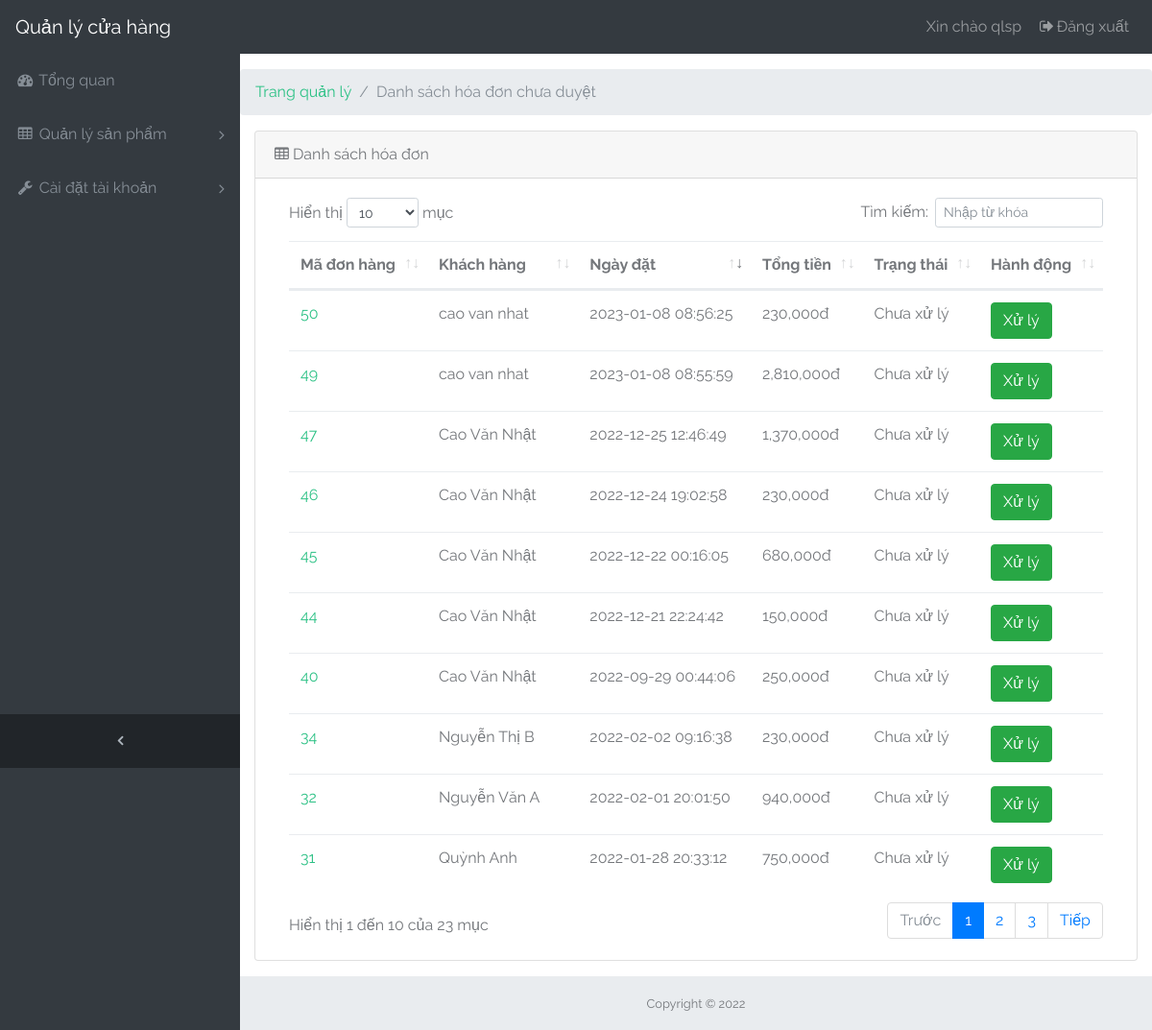
The app's page /admin/hoa_don_chua_duyet.php (signed in) with its own data.
### tables this page shows
CREATE TABLE `hoa_don` (
  `ma_hoa_don` int(11) NOT NULL,
  `ma_khach_hang` int(11) NOT NULL,
  `ngay_dat` datetime NOT NULL,
  `trang_thai` varchar(225) NOT NULL,
  `tong_thanh_tien` int(11) NOT NULL
);

CREATE TABLE `khach_hang` (
  `ma_khach_hang` int(11) NOT NULL,
  `ten_khach_hang` varchar(100) NOT NULL,
  `phai` tinyint(1) NOT NULL DEFAULT 0,
  `email` varchar(50) NOT NULL,
  `dia_chi` varchar(100) NOT NULL,
  `dien_thoai` varchar(20) NOT NULL,
  `matKhau` varchar(250) NOT NULL,
  `isBlock` int(11) NOT NULL DEFAULT 0
);

### admin/views/layout.php (called while the page is built)
<?php
require_once "layouts/head.php";
require_once "layouts/body.php";
require_once "layouts/footer.php";

### admin/controllers/c_hoa_don.php (called while the page is built, shortened)
<?php
class C_hoa_don
{
    function hien_thi_hoa_don_chua_duyet(){
        include("./models/m_hoa_don.php");
        $m_hoa_don=new M_hoa_don();
        $doc_hoa_don=$m_hoa_don->xem_hoa_don_chua_duyet();
        $title = "Danh sách hóa đơn chưa duyệt";
        require_once "./views/layout.php";
    }
}
?>

### admin/hoa_don_chua_duyet.php (called while the page is built)
<?php
include("./controllers/c_hoa_don.php");
$c_hoa_don = new C_hoa_don();
$c_hoa_don->hien_thi_hoa_don_chua_duyet();
?>

### admin/models/database.php (called while the page is built, shortened)
<?php
class Database{
    public $host   = DB_HOST;
    public $user   = DB_USER;
    public $pass   = DB_PASS;
    public $dbname = DB_NAME;
    public $conn;
    public function __construct(){
        $this->conn->set_charset("utf8");
    }
private function connectDB(){
   $this->conn = new mysqli($this->host, $this->user, $this->pass,
    $this->dbname);
 }
public function execute($sql) {
  return $this->conn->query($sql);
}
public function loadAllRows($sql) {
  $result = $this->execute($sql);
  $data = [];
  while(($row = $result->fetch_assoc())) {
      $data[] =  $row;
  }
  return $data;
}
}
?>

### admin/models/m_hoa_don.php (called while the page is built, shortened)
<?php
require_once("database.php");
class M_hoa_don extends database
{
    public function xem_hoa_don_chua_duyet()
    {
        $sql="SELECT * FROM hoa_don inner join khach_hang on khach_hang.ma_khach_hang=hoa_don.ma_khach_hang where trang_thai='Chưa xử lý' ORDER BY ngay_dat DESC";
        return $this->loadAllRows($sql);
    }
}

### admin/views/v_hoa_don.php (the view, shortened to what this page needs)
<div class="card mb-3">
        <div class="card-header">
          <i class="fa fa-table"></i> Danh sách hóa đơn</div>
        <div class="card-body">
          <div class="table-responsive">
            <table class="table" id="dataTable" width="100%" cellspacing="0" data-order='[[ 2, "desc" ]]'>
              <thead>
                <tr>
                  <th>Mã đơn hàng</th>
                  <th>Khách hàng</th>
                  <th>Ngày đặt</th>
                  <th>Tổng tiền</th>
                  <th>Trạng thái</th>
                  <th>Hành động</th>
                </tr>
              </thead>
              <tbody>
                <?php
                    foreach ($doc_hoa_don as $hoa_don) {
                        echo '<tr id="delete'.$hoa_don["ma_hoa_don"].'">
                        <td>
                          <a href="chi_tiet_hoa_don.php?ma_hoa_don='.$hoa_don["ma_hoa_don"].'" title="Xem chi tiết đơn hàng" target="_blank">
                            '.$hoa_don["ma_hoa_don"].'
                          </a>
                        </td>
                        <td>'.$hoa_don["ten_khach_hang"].'</td>
                        <td>'.$hoa_don["ngay_dat"].'
                        </td>
                        <td>'.number_format($hoa_don["tong_thanh_tien"]).'đ</td>
                        <td>'.$hoa_don['trang_thai'].'</td>
                        <td>';
                        if ($hoa_don["trang_thai"] == 'Chưa xử lý')
                            echo '<button type="button" onclick="updateAjax('.$hoa_don["ma_hoa_don"].')" class="btn btn-success">Xử lý</button>  ';
                        echo '</tr>';
                      }
                ?>
              </tbody>
            </table>
          </div>
        </div>

### admin/views/layouts/head.php (shortened to what this page needs)
<!DOCTYPE html>
<html lang="en">
<head>
  <link href="public/vendor/bootstrap/css/bootstrap.min.css" rel="stylesheet">
  <link href="public/vendor/font-awesome/css/font-awesome.min.css" rel="stylesheet" type="text/css">
  <link href="public/vendor/datatables/dataTables.bootstrap4.css" rel="stylesheet">
  <link href="public/css/print.css" rel="stylesheet" media="print">
    <link href="public/css/sb-admin.css" rel="stylesheet">
    <link href="public/css/style.css" rel="stylesheet">
    <link rel="stylesheet" type="text/css" href="public/css/normalize.css" />
    <link rel="stylesheet" type="text/css" href="public/css/bootstrap.css" />
    <link rel="stylesheet" type="text/css" href="public/css/demo.css" />
	  <link rel="stylesheet" type="text/css" href="public/css/tabs.css" />
	  <link rel="stylesheet" type="text/css" href="public/css/tabstyles.css" />
    <link href="public/css/pretty-checkbox.min.css" rel="stylesheet">
    <link rel="stylesheet" type="text/css" href="public/css/bootstrap-editable.css" />
</head>

### admin/views/layouts/body.php (shortened to what this page needs)
<body class="fixed-nav sticky-footer bg-dark" id="page-top">
  <?php require_once "./views/layouts/content/navbar_content.php"; ?>
    <div class="content-wrapper ">
        <ol class="breadcrumb print ">
          <li class="breadcrumb-item ">
            <a href=".">Trang quản lý</a>
          </li>
          <li class="breadcrumb-item active"><?=$title?></li>
        </ol>
        <div class="container-fluid">
            <?php require_once "$view"; ?>
        </div>
    </div>
  <?php require_once "./views/layouts/content/footer_content.php"; ?>

### admin/views/layouts/content/navbar_content.php (shortened to what this page needs)
<nav class="navbar navbar-expand-lg navbar-dark bg-dark fixed-top print" id="mainNav">
    <a class="navbar-brand" href="../">Quản lý cửa hàng</a>
    <div class="collapse navbar-collapse" id="navbarResponsive">
      <ul class="navbar-nav navbar-sidenav" id="exampleAccordion">
        <li class="nav-item" data-toggle="tooltip" data-placement="right">
          <a class="nav-link" href=".">
            <i class="fa fa-fw fa-dashboard"></i>
            <span class="nav-link-text">Tổng quan</span>
          </a>
        </li>
        <?php
          if ($_COOKIE['permission'] == 1)
            echo ' <li class="nav-item" data-toggle="tooltip" data-placement="right">
            <a class="nav-link" href="thanh_vien.php">
              <i class="fa fa-fw fa-user"></i>
              <span class="nav-link-text">Quản lý thành viên</span>
            </a>
          </li>
          <li class="nav-item" data-toggle="tooltip" data-placement="right">
            <a class="nav-link nav-link-collapse collapsed" data-toggle="collapse" href="#collapseMulti" data-parent="#exampleAccordion">
              <i class="fa fa-fw fa-table"></i>
              <span class="nav-link-text">Quản lý sản phẩm</span>
            </a>
            <ul class="sidenav-second-level collapse" id="collapseMulti">
              <li>
                <a href="hoa.php">Hoa</a>
              </li>
              <li>
                <a href="loai_hoa.php">Loại hoa</a>
              </li>
            </ul>
          </li>
          <li class="nav-item" data-toggle="tooltip" data-placement="right">
            <a class="nav-link nav-link-collapse collapsed" data-toggle="collapse" href="#collapseMulti2" data-parent="#exampleAccordion">
              <i class="fa fa-fw fa-file"></i>
              <span class="nav-link-text">Quản lý đơn hàng</span>
            </a>
            <ul class="sidenav-second-level collapse" id="collapseMulti2">
              <li>
                <a href="hoa_don_da_duyet.php">Hóa đơn đã duyệt</a>
              </li>
              <li>
                <a href="hoa_don_chua_duyet.php">Hóa đơn chưa duyệt</a>
              </li>
            </ul>
          </li>
          <li class="nav-item" data-toggle="tooltip" data-placement="right">
            <a class="nav-link nav-link-collapse collapsed" data-toggle="collapse" href="#collapseMulti3" data-parent="#exampleAccordion">
              <i class="fa fa-fw fa-bullhorn"></i>
              <span class="nav-link-text">Quản lý nội dung</span>
            </a>
            <ul class="sidenav-second-level collapse" id="collapseMulti3">
              <li>
                <a href="slider.php">Slider</a>
              </li>
              <li>
                <a href="thong_tin.php">Thông tin</a>
              </li>
              <li>
                <a href="tin_tuc.php">Tin tức</a>
              </li>
              <li>
                <a href="logo.php">Logo</a>
              </li>
            </ul>
          </li>
          <li class="nav-item" data-toggle="tooltip" data-placement="right">
            <a class="nav-link nav-link-collapse collapsed" data-toggle="collapse" href="#collapseMulti4" data-parent="#exampleAccordion">
              <i class="fa fa-users"></i>
              <span class="nav-link-text">Quản lý khách hàng</span>
            </a>
            <ul class="sidenav-second-level collapse" id="collapseMulti4">
              <li>
                <a href="khach_hang.php">Tất cả khách hàng</a>
              </li>
            </ul>
          </li>
          <li class="nav-item" data-toggle="tooltip" data-placement="right">
            <a class="nav-link nav-link-collapse collapsed" data-toggle="collapse" href="#collapseMulti5" data-parent="#exampleAccordion">
              <i class="fa fa-bar-chart" aria-hidden="true"></i>
              <span class="nav-link-text">Thống kê</span>
            </a>
            <ul class="sidenav-second-level collapse" id="collapseMulti5">
              <li>
                <a href="thong_ke_doanh_thu.php">Doanh Thu</a>
              </li>
              <li>
                <a href="thong_ke_san_pham.php">Theo Sản Phẩm</a>
              </li>
            </ul>
          </li>';
          else if ($_COOKIE['permission'] == 0)
            echo '<li class="nav-item" data-toggle="tooltip" data-placement="right">
            <a class="nav-link nav-link-collapse collapsed" data-toggle="collapse" href="#collapseMulti2" data-parent="#exampleAccordion">
              <i class="fa fa-fw fa-file"></i>
              <span class="nav-link-text">Quản lý đơn hàng</span>
            </a>
            <ul class="sidenav-second-level collapse" id="collapseMulti2">
              <li>
                <a href="hoa_don_da_duyet.php">Hóa đơn đã duyệt</a>
              </li>
              <li>
                <a href="hoa_don_chua_duyet.php">Hóa đơn chưa duyệt</a>
              </li>
            </ul>
          </li>';
          else if ($_COOKIE['permission'] == 2)
            echo '<li class="nav-item" data-toggle="tooltip" data-placement="right">
            <a class="nav-link nav-link-collapse collapsed" data-toggle="collapse" href="#collapseMulti" data-parent="#exampleAccordion">
              <i class="fa fa-fw fa-table"></i>
              <span class="nav-link-text">Quản lý sản phẩm</span>
            </a>
            <ul class="sidenav-second-level collapse" id="collapseMulti">
              <li>
                <a href="hoa.php">Hoa</a>
              </li>
              <li>
                <a href="loai_hoa.php">Loại hoa</a>
              </li>
            </ul>
          </li>';
        ?>
        <li class="nav-item" data-toggle="tooltip" data-placement="right">
          <a class="nav-link nav-link-collapse collapsed" data-toggle="collapse" href="#collapseComponents" data-parent="#exampleAccordion">
            <i class="fa fa-fw fa-wrench"></i>
            <span class="nav-link-text">Cài đặt tài khoản</span>
          </a>
        </li>
      </ul>
      <ul class="navbar-nav sidenav-toggler">
        <li class="nav-item">
          <a class="nav-link text-center" id="sidenavToggler">
            <i class="fa fa-fw fa-angle-left"></i>
          </a>
        </li>
      </ul>
      <ul class="navbar-nav ml-auto">
        <li class="nav-item">
          <a class="nav-link">Xin chào
          <?php
            if (isset($_COOKIE['hoTen'])) {
              $hoTen = $_COOKIE['hoTen'];
              echo $hoTen;
            }
          ?>
          </a>
        </li>
        <li class="nav-item">
          <a class="nav-link" data-toggle="modal" data-target="#exampleModal">
            <i class="fa fa-fw fa-sign-out"></i>Đăng xuất</a>
        </li>
      </ul>
    </div>
  </nav>

### admin/views/layouts/content/footer_content.php
<footer class="sticky-footer print">
    <div class="container">
        <div class="text-center">
            <small>Copyright © 2022</small>
        </div>
    </div>
</footer>

### admin/views/layouts/footer.php (shortened to what this page needs)
</div>
</body>
</html>

### admin/public/css/sb-admin.css (style rules this page uses)
html { position: relative; min-height: 100%; }
body { overflow-x: hidden; }
body.sticky-footer { margin-bottom: 56px; }
body.sticky-footer .content-wrapper { min-height: calc(100vh - 56px - 56px); }
body.fixed-nav { padding-top: 56px; }
a { text-decoration: none !important; }
.content-wrapper { min-height: calc(100vh - 56px); padding-top: 1rem; }
#mainNav .navbar-collapse { overflow: auto; max-height: 75vh; }
#mainNav .navbar-collapse .navbar-nav .nav-item .nav-link { cursor: pointer; }
#mainNav .navbar-collapse .navbar-sidenav .nav-link-collapse:after { float: right; content: '\f107'; font-family: 'FontAwesome'; }
#mainNav .navbar-collapse .navbar-sidenav .nav-link-collapse.collapsed:after { content: '\f105'; }
#mainNav .navbar-collapse .sidenav-toggler { display: none; }
@media (min-width: 992px) { #mainNav .navbar-brand { width: 250px; } }
@media (min-width: 992px) { #mainNav .navbar-collapse { overflow: visible; max-height: none; } }
@media (min-width: 992px) { #mainNav .navbar-collapse .navbar-sidenav { position: absolute; top: 0; left: 0; overflow-x: hidden; overflow-y: auto; -webkit-flex-direction: column; -ms-flex-direction: column; flex-direction: column; margin-top: 56px; } }
@media (min-width: 992px) { #mainNav .navbar-collapse .navbar-sidenav > .nav-item { width: 250px; padding: 0; } }
@media (min-width: 992px) { #mainNav .navbar-collapse .navbar-sidenav > .nav-item > .nav-link { padding: 1em; } }
#mainNav.fixed-top .sidenav-toggler { display: none; }
@media (min-width: 992px) { #mainNav.fixed-top .navbar-sidenav { height: calc(100vh - 112px); } }
@media (min-width: 992px) { #mainNav.fixed-top .sidenav-toggler { position: absolute; top: 0; left: 0; display: flex; overflow-x: hidden; overflow-y: auto; -webkit-flex-direction: column; -ms-flex-direction: column; flex-direction: column; margin-top: calc(100vh - 56px); } }
@media (min-width: 992px) { #mainNav.fixed-top .sidenav-toggler > .nav-item { width: 250px; padding: 0; } }
@media (min-width: 992px) { #mainNav.fixed-top .sidenav-toggler > .nav-item > .nav-link { padding: 1em; } }
#mainNav.fixed-top.navbar-dark .sidenav-toggler { background-color: #212529; }
#mainNav.fixed-top.navbar-dark .sidenav-toggler a i { color: #adb5bd; }
.content-wrapper { overflow-x: hidden; background: white; }
@media (min-width: 992px) { .content-wrapper { margin-left: 250px; } }
#sidenavToggler i { font-weight: 800; }
#mainNav.navbar-dark .navbar-collapse .navbar-sidenav .nav-link-collapse:after { color: #868e96; }
#mainNav.navbar-dark .navbar-collapse .navbar-sidenav > .nav-item > .nav-link { color: #868e96; }
@media (min-width: 992px) { #mainNav.navbar-dark .navbar-collapse .navbar-sidenav { background: #343a40; } }
footer.sticky-footer { position: absolute; right: 0; bottom: 0; width: 100%; height: 56px; background-color: #e9ecef; line-height: 55px; }
@media (min-width: 992px) { footer.sticky-footer { width: calc(100% - 250px); } }

### admin/public/css/style.css (style rules this page uses)
th, td { padding:10px; }

### admin/public/css/demo.css (style rules this page uses)
*, *:after, *:before { -webkit-box-sizing: border-box; box-sizing: border-box; }
body { background: #e7ecea; color: #74777b; font-weight: 400; font-size: 1em; font-family: 'Raleway', Arial, sans-serif; }
a { color: #2CC185; text-decoration: none; outline: none; }

### admin/public/css/print.css (style rules this page uses)
.print { display:none; }
table { width: 100%; border-collapse: collapse; }
table thead th { font-weight: bold; font-size: 15px; border-bottom: 1px solid #ddd; text-align:left; }
table tbody { border-bottom: 1px solid #ddd; }
tbody tr { background: #fff; }
table td, table th { padding: 10px; line-height: 1.3em; }

### records on screen
hoa_don: ma_hoa_don "50", khach_hang.ten_khach_hang "cao van nhat", ngay_dat "2023-01-08 08:56:25", tong_thanh_tien "230,000", trang_thai "Chưa xử lý"
hoa_don: ma_hoa_don "49", khach_hang.ten_khach_hang "cao van nhat", ngay_dat "2023-01-08 08:55:59", tong_thanh_tien "2,810,000", trang_thai "Chưa xử lý"
hoa_don: ma_hoa_don "47", khach_hang.ten_khach_hang "Cao Văn Nhật", ngay_dat "2022-12-25 12:46:49", tong_thanh_tien "1,370,000", trang_thai "Chưa xử lý"
hoa_don: ma_hoa_don "46", khach_hang.ten_khach_hang "Cao Văn Nhật", ngay_dat "2022-12-24 19:02:58", tong_thanh_tien "230,000", trang_thai "Chưa xử lý"
hoa_don: ma_hoa_don "45", khach_hang.ten_khach_hang "Cao Văn Nhật", ngay_dat "2022-12-22 00:16:05", tong_thanh_tien "680,000", trang_thai "Chưa xử lý"
hoa_don: ma_hoa_don "44", khach_hang.ten_khach_hang "Cao Văn Nhật", ngay_dat "2022-12-21 22:24:42", tong_thanh_tien "150,000", trang_thai "Chưa xử lý"
hoa_don: ma_hoa_don "40", khach_hang.ten_khach_hang "Cao Văn Nhật", ngay_dat "2022-09-29 00:44:06", tong_thanh_tien "250,000", trang_thai "Chưa xử lý"
hoa_don: ma_hoa_don "34", khach_hang.ten_khach_hang "Nguyễn Thị B", ngay_dat "2022-02-02 09:16:38", tong_thanh_tien "230,000", trang_thai "Chưa xử lý"
hoa_don: ma_hoa_don "32", khach_hang.ten_khach_hang "Nguyễn Văn A", ngay_dat "2022-02-01 20:01:50", tong_thanh_tien "940,000", trang_thai "Chưa xử lý"
hoa_don: ma_hoa_don "31", khach_hang.ten_khach_hang "Quỳnh Anh", ngay_dat "2022-01-28 20:33:12", tong_thanh_tien "750,000", trang_thai "Chưa xử lý"

### other values on screen
$hoTen "qlsp"
$title "Danh sách hóa đơn chưa duyệt"
